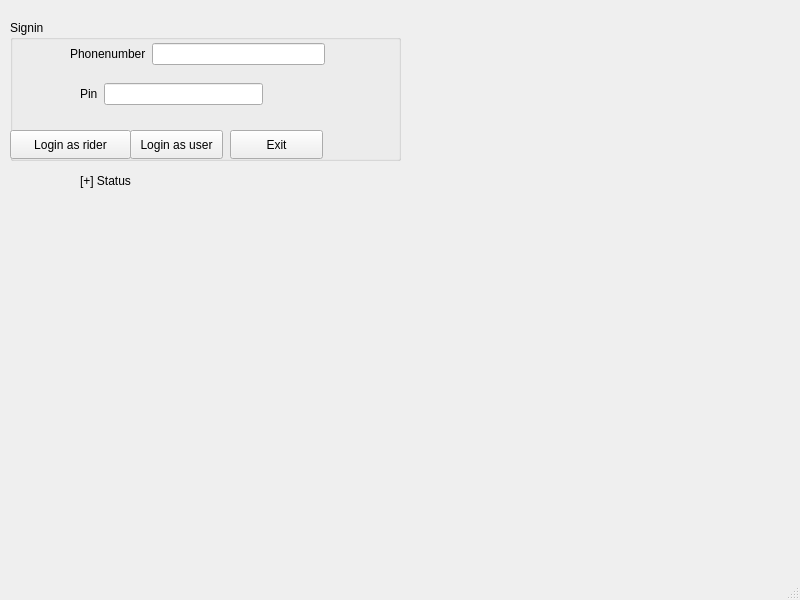
<?xml version="1.0" encoding="UTF-8"?>
<ui version="4.0">
 <class>Login</class>
 <widget class="QMainWindow" name="Login">
  <property name="geometry">
   <rect>
    <x>0</x>
    <y>0</y>
    <width>800</width>
    <height>600</height>
   </rect>
  </property>
  <property name="windowTitle">
   <string>Login</string>
  </property>
  <widget class="QWidget" name="centralwidget">
   <widget class="QLabel" name="label">
    <property name="geometry">
     <rect>
      <x>80</x>
      <y>170</y>
      <width>231</width>
      <height>21</height>
     </rect>
    </property>
    <property name="text">
     <string>[+] Status</string>
    </property>
   </widget>
   <widget class="QGroupBox" name="groupBox">
    <property name="geometry">
     <rect>
      <x>10</x>
      <y>20</y>
      <width>391</width>
      <height>141</height>
     </rect>
    </property>
    <property name="title">
     <string>Signin</string>
    </property>
    <widget class="QPushButton" name="pushButton">
     <property name="geometry">
      <rect>
       <x>120</x>
       <y>110</y>
       <width>93</width>
       <height>29</height>
      </rect>
     </property>
     <property name="text">
      <string>Login as user</string>
     </property>
    </widget>
    <widget class="QWidget" name="layoutWidget">
     <property name="geometry">
      <rect>
       <x>60</x>
       <y>20</y>
       <width>255</width>
       <height>28</height>
      </rect>
     </property>
     <layout class="QHBoxLayout" name="horizontalLayout">
      <item>
       <widget class="QLabel" name="label_2">
        <property name="text">
         <string>Phonenumber</string>
        </property>
       </widget>
      </item>
      <item>
       <widget class="QLineEdit" name="lineEdit_Phonenumber"/>
      </item>
     </layout>
    </widget>
    <widget class="QPushButton" name="pushButton_2">
     <property name="geometry">
      <rect>
       <x>220</x>
       <y>110</y>
       <width>93</width>
       <height>29</height>
      </rect>
     </property>
     <property name="text">
      <string>Exit</string>
     </property>
    </widget>
    <widget class="QWidget" name="layoutWidget">
     <property name="geometry">
      <rect>
       <x>70</x>
       <y>60</y>
       <width>183</width>
       <height>28</height>
      </rect>
     </property>
     <layout class="QHBoxLayout" name="horizontalLayout_2">
      <item>
       <widget class="QLabel" name="label_3">
        <property name="text">
         <string>Pin</string>
        </property>
       </widget>
      </item>
      <item>
       <widget class="QLineEdit" name="lineEdit_Pin"/>
      </item>
     </layout>
    </widget>
    <widget class="QPushButton" name="pushButton_3">
     <property name="geometry">
      <rect>
       <x>0</x>
       <y>110</y>
       <width>121</width>
       <height>29</height>
      </rect>
     </property>
     <property name="text">
      <string>Login as rider</string>
     </property>
    </widget>
   </widget>
  </widget>
  <widget class="QMenuBar" name="menubar">
   <property name="geometry">
    <rect>
     <x>0</x>
     <y>0</y>
     <width>800</width>
     <height>26</height>
    </rect>
   </property>
  </widget>
  <widget class="QStatusBar" name="statusbar"/>
 </widget>
 <resources/>
 <connections/>
</ui>
